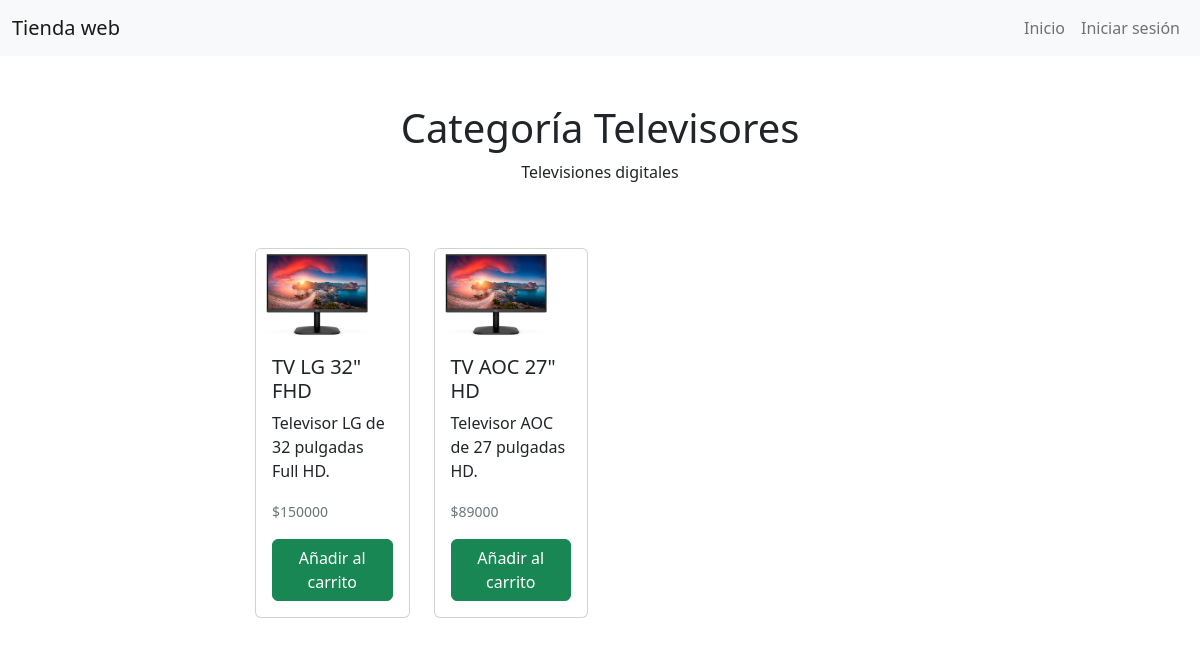
Page /categorias/1/ on the committed database.
### appTiendaWeb/models.py (models this page shows, shortened)
class Categoria(models.Model):
    nombre = models.CharField(max_length=100, blank=True)
    descripcion = models.CharField(max_length=250, blank=True)

class Producto(models.Model):
    nombre = models.CharField(max_length=100, blank=True)
    estado = models.CharField(max_length=50, blank=True, default='pendiente')
    descripcion = models.CharField(max_length=200, blank=True)
    valor = models.IntegerField(blank=True)
    stock = models.IntegerField(blank=True)
    categoria = models.ForeignKey(Categoria, on_delete=models.CASCADE)
    imagen = models.ImageField(upload_to='imagenProductos/')

### appTiendaWeb/views.py (the view)
# urls.py: path('categorias/<id_categoria>/', categorias, name='categorias'),
def categorias(request, id_categoria):
    categoria = Categoria.objects.get(id = id_categoria)
    productos = Producto.objects.filter(categoria = categoria)
    contexto = {
        "productos": productos,
        "categoria": categoria
    }
    return render(request, 'categorias.html', contexto)

### appTiendaWeb/templates/categorias.html (shortened to what this page needs)
{% extends 'base.html' %}
{% block contenido_principal %}
    <div class="row">
        <div class="col-12 mt-5">
            <h1 class="text-center">Categoría {{ categoria.nombre }}</h1>
            <p class="text-center">{{ categoria.descripcion }}</p>
        </div>
    </div>
    <div class="row d-flex justify-content-center">
        <div class="col-7 mt-5 mb-5">
                <div class="row row-cols-4">
                    {% for producto in productos %}
                    <div class="col">
                        <div class="card">
                            <img src="{{ producto.imagen.url }}" style="width: 80%;" class="card-img-top" alt="...">
                            <div class="card-body">
                                <h5 class="card-title">{{ producto.nombre }}</h5>
                                <p class="card-text">{{ producto.descripcion }}</p>
                                <p class="card-text"><small class="text-muted">${{ producto.valor }}</small></p>
                                <div class="d-flex justify-content-center">
                                    <button type="button" class="btn btn-success">Añadir al carrito</button>
                                </div>
                            </div>
                        </div>
                    </div>
                    {% endfor %}
                </div>
        </div>
    </div>
{% endblock contenido_principal %}

### rows in the picture
Categoria: nombre "Televisores", descripcion "Televisiones digitales"
Producto: imagen (picture), nombre "TV LG 32\" FHD", descripcion "Televisor LG de 32 pulgadas Full HD.", valor "150000"
Producto: imagen (picture), nombre "TV AOC 27\" HD", descripcion "Televisor AOC de 27 pulgadas HD.", valor "89000"
